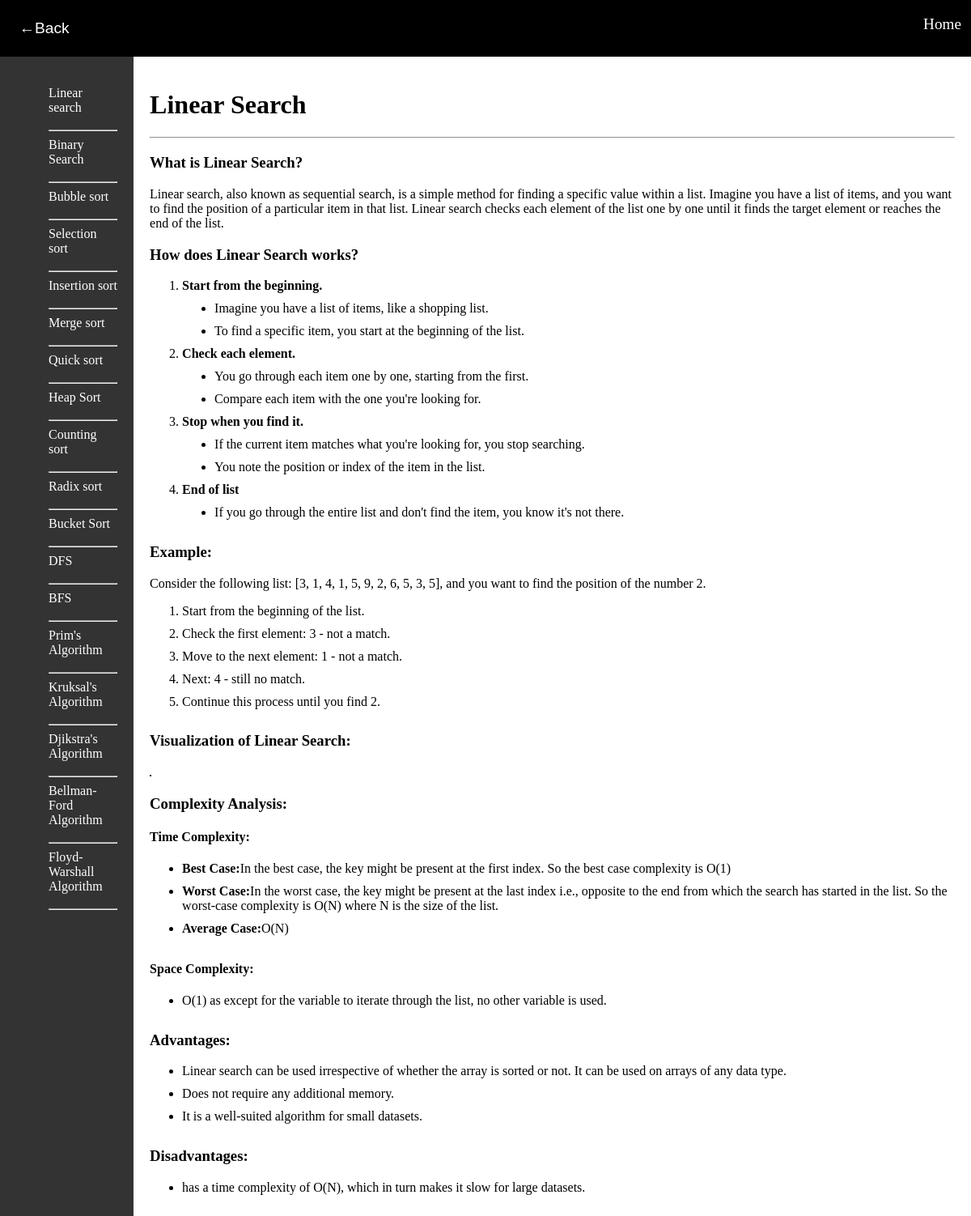
Screenshot of /algorithm/Linear search with the database file from the repository.
### aptitudes/models.py (models this page shows, shortened)
class algorithm(models.Model):
    category = models.TextField(null=True)
    name = models.TextField()

### aptitude/views.py (the view, shortened to what this page needs)
# urls.py: path('algorithm/<str:algo_name>',views.algorithms,name='algorithm'),
def algorithms(request,algo_name):
    a = algorithm.objects.filter(category='algo')
    data = {'key':a}
    if algo_name=="Linear search":
        return render(request,"linear.html",data)

### templates/linear.html (shortened to what this page needs)
<!DOCTYPE html>
<html lang="en">
<head>
</head>
<body>
    {% include 'header.html' %}
<div id="container">
    <div id="sidebar">
        <ul>
            {% for i in key %}
                <a href="/algorithm/{{i.name}}">
                    <li>{{i.name}}</li>
                </a>
                <hr>
            {% endfor %}
        </ul>
    </div>
    <div id="content">
        <h1>Linear Search</h1>
        <hr>
        <h3>What is Linear Search?</h3>
        <p>Linear search, also known as sequential search, is a simple method for finding a specific value within a list.
            Imagine you have a list of items, and you want to find the position of a particular item in that list.
            Linear search checks each element of the list one by one until it finds the target element or reaches the end of the list.</p>
        <h3>How does Linear Search works?</h3>
        <ol>
            <li><b>Start from the beginning.</b></li>
            <ul>
                <li>Imagine you have a list of items, like a shopping list.</li>
                <li>To find a specific item, you start at the beginning of the list.</li>
            </ul>
            <li><b>Check each element.</b></li>
            <ul>
                <li>You go through each item one by one, starting from the first.</li>
                <li>Compare each item with the one you're looking for.</li>
            </ul>
            <li><b>Stop when you find it.</b></li>
            <ul>
                <li>If the current item matches what you're looking for, you stop searching.</li>
                <li>You note the position or index of the item in the list.</li>
            </ul>
            <li><b>End of list</b></li>
            <ul>
                <li>If you go through the entire list and don't find the item, you know it's not there.</li>
            </ul>
        </ol>
        <h3>Example:</h3>
        <p>Consider the following list: [3, 1, 4, 1, 5, 9, 2, 6, 5, 3, 5], and you want to find the position of the number 2.</p>
        <ol>
            <li>Start from the beginning of the list.</li>
            <li>Check the first element: 3 - not a match.</li>
            <li>Move to the next element: 1 - not a match.</li>
            <li>Next: 4 - still no match.</li>
            <li>Continue this process until you find 2.</li>
        </ol>
        <h3>Visualization of Linear Search:</h3>
        <img src="https://slaystudy.com/wp-content/uploads/2020/05/linearsearchitr.gif" alt="">
        <h3>Complexity Analysis:</h3>
         <h4>Time Complexity:</h4>
         <ul>
            <li><b>Best Case:</b>In the best case, the key might be present at the first index.
                So the best case complexity is O(1)</li>
            <li><b>Worst Case:</b>In the worst case, the key might be present at the last index i.e., opposite to the end from which the search has started in the list.
                 So the worst-case complexity is O(N) where N is the size of the list.</li>
            <li><b>Average Case:</b>O(N)</li>
         </ul>
         <h4>Space Complexity:</h4>
         <ul><li>O(1) as except for the variable to iterate through the list,
            no other variable is used.</li></ul>
        <h3>Advantages:</h3>
            <ul>
                <li>Linear search can be used irrespective of whether the array is sorted or not. It can be used on arrays of any data type.</li>
                <li>Does not require any additional memory.</li>
                <li>It is a well-suited algorithm for small datasets.</li>
            </ul>
        <h3>Disadvantages:</h3>
        <ul>
            <li>has a time complexity of O(N), which in turn makes it slow for large datasets.</li>
        </ul>
    </div>
</div>
</body>
</html>

### templates/linear.html (style rules this page uses)
body { margin: 0; overflow-x: hidden; }
#container { display: flex; }
#sidebar { background-color: #333; color: #fff; width: 300px; padding: 20px; box-sizing: border-box; transition: width 0.3s; }
#content { flex-grow: 1; padding: 20px; box-sizing: border-box; }
ul { list-style: disc; }
li { padding-bottom: 10px ; }
a { text-decoration: none; color: white; }
#sidebar ul li { list-style: none; }
img { border: solid 1px black; width: 90%; }

### rows the page displays
algorithm: name "Linear search"
algorithm: name "Binary Search"
algorithm: name "Bubble sort"
algorithm: name "Selection sort"
algorithm: name "Insertion sort"
algorithm: name "Merge sort"
algorithm: name "Quick sort"
algorithm: name "Heap Sort"
algorithm: name "Counting sort"
algorithm: name "Radix sort"
algorithm: name "Bucket Sort"
algorithm: name "DFS"
algorithm: name "BFS"
algorithm: name "Prim's Algorithm"
algorithm: name "Kruksal's Algorithm"
algorithm: name "Djikstra's Algorithm"
algorithm: name "Bellman-Ford Algorithm"
algorithm: name "Floyd-Warshall Algorithm"
